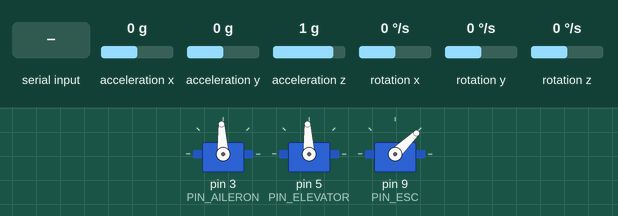
The sketch below on a simulated Arduino Nano, built with avr-gcc and run on an emulated ATmega328P. Parts: 3 × servo. The inputs (shaded band) are chosen by the test bench; at power-on: acceleration x 0 g, acceleration y 0 g, acceleration z 1 g, rotation x 0 °/s, rotation y 0 °/s, rotation z 0 °/s. What the sketch prints to the serial monitor is not drawn.

Above: at 4.7 s.
4.8 s: acceleration x set to -1.4 g
At 6.7 s:
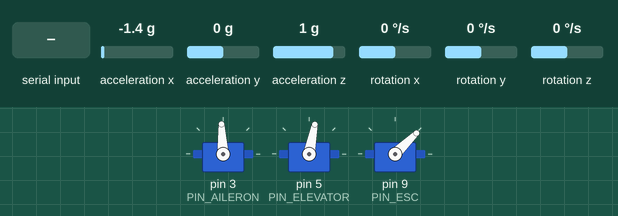
7.0 s: byte 65 (CMD_ROLL_LEFT) received over Serial
At 7.6 s:
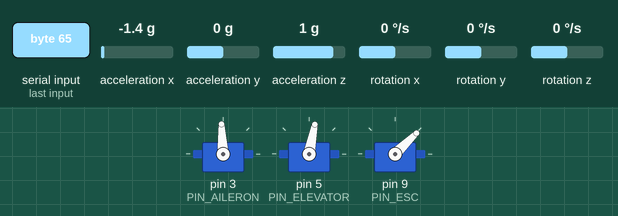
8.5 s: byte 68 (CMD_ROLL_RIGHT) received over Serial
At 9.7 s:
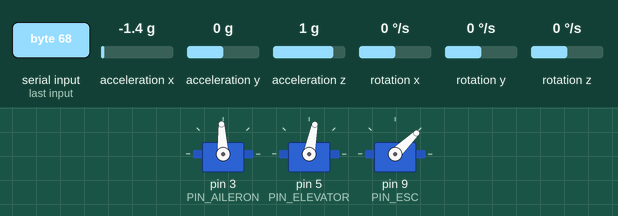
10.0 s: byte 85 (CMD_PITCH_UP) received over Serial
At 11.2 s:
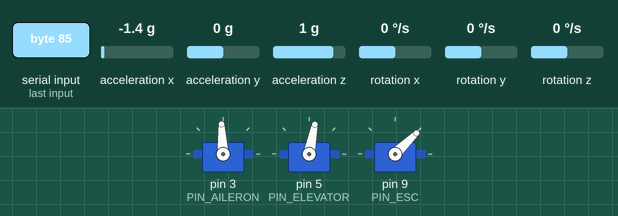
11.5 s: acceleration y set to -1.4 g
At 12.3 s:
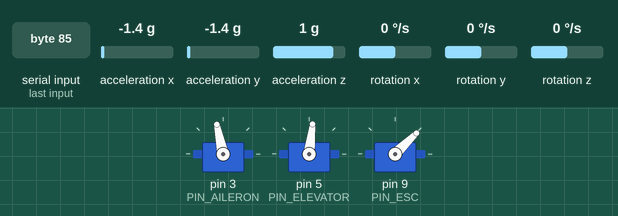
14.1 s: byte 74 (CMD_PITCH_DOWN) received over Serial
Timing chart, 0 to 56.6 s (numbered marks = the images above; inputs shaded):
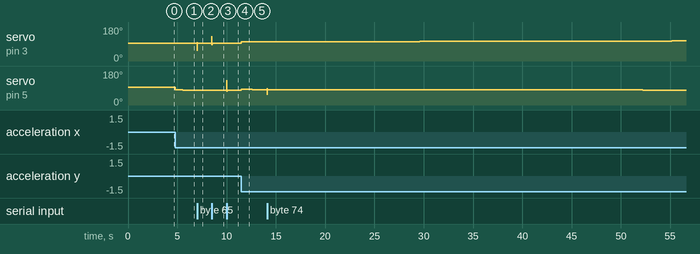

The sketch:

rc_plane_controller.ino
```cpp
// ============================================================
//  RC PLANE FLIGHT CONTROLLER
//  Hardware : Arduino Nano v3 (CH340)
//  IMU      : MPU6050 (I2C – SDA=A4, SCL=A5)
//  Motor    : Brushless A2212 + ESC 30A  (PWM – D9)
//  Servo    : Aileron SG90 (PWM – D3) | Elevator SG90 (PWM – D5)
//  Radio    : Bluetooth HC-05/HC-06 (Serial RX/TX)
//  Library  : MPU6050_tockn  (install via Library Manager)
//             Wire (built-in)
//             Servo (built-in)
// ============================================================

#include <Wire.h>
#include <MPU6050_tockn.h>
#include <Servo.h>

// ------------------------------------------------------------
// PIN CONFIGURATION
// ------------------------------------------------------------
#define PIN_ESC      9   // ESC / Motor Brushless  (PWM)
#define PIN_AILERON  3   // Servo Aileron          (PWM)
#define PIN_ELEVATOR 5   // Servo Elevator         (PWM)

// ------------------------------------------------------------
// BLUETOOTH COMMAND MAPPING
// Ganti karakter di sini untuk menyesuaikan aplikasi BT kamu
// ------------------------------------------------------------
#define CMD_THROTTLE_UP    'W'
#define CMD_THROTTLE_DOWN  'S'
#define CMD_ROLL_LEFT      'A'
#define CMD_ROLL_RIGHT     'D'
#define CMD_PITCH_UP       'U'
#define CMD_PITCH_DOWN     'J'
#define CMD_ARM            'X'   // Arm / disarm motor
#define CMD_PID_RESET      'R'   // Reset integral PID (berguna saat tuning)

// ------------------------------------------------------------
// SERVO & THROTTLE LIMITS
// Nilai dalam mikro-detik (us) untuk servo / ESC
// ------------------------------------------------------------
#define SERVO_CENTER   1500   // Posisi netral servo (us)
#define SERVO_MIN      1000   // Defleksi maksimum ke satu arah
#define SERVO_MAX      2000   // Defleksi maksimum ke arah lain
#define SERVO_RANGE     400   // ±400 us dari center → sudut penuh

#define THROTTLE_MIN   1000   // ESC: sinyal minimum (motor mati)
#define THROTTLE_MAX   1900   // ESC: sinyal maksimum (full power)
#define THROTTLE_ARM   1050   // Sinyal arming ESC
#define THROTTLE_STEP    20   // Kenaikan throttle per tombol

// ------------------------------------------------------------
// PID PARAMETERS  – TUNING UTAMA ADA DI SINI
//
//  Kp : Proportional – respons langsung terhadap error sudut.
//       Terlalu besar → servo jitter/osilasi.
//       Terlalu kecil → pesawat lambat koreksi.
//
//  Ki : Integral – koreksi bias/drift jangka panjang.
//       Terlalu besar → overshot & osilasi lambat.
//       Mulai dari 0, naikkan perlahan setelah Kp oke.
//
//  Kd : Derivative – redaman, mencegah overshoot.
//       Terlalu besar → servo bereaksi terhadap noise sensor.
//       Set sekitar 1/10 dari Kp sebagai titik awal.
// ------------------------------------------------------------
struct PIDGains {
  float kp, ki, kd;
};

PIDGains gainRoll     = { 2.5f, 0.02f, 0.8f };
PIDGains gainPitch    = { 2.5f, 0.02f, 0.8f };

// Target stabilisasi (setpoint) – 0 = level flight
float setpointRoll  = 0.0f;
float setpointPitch = 0.0f;

// ------------------------------------------------------------
// OBJEK GLOBAL
// ------------------------------------------------------------
MPU6050 mpu(Wire);
Servo escMotor;
Servo servoAileron;
Servo servoElevator;

// ------------------------------------------------------------
// STATE VARIABLES
// ------------------------------------------------------------
struct PIDState {
  float prevError;
  float integral;
  unsigned long lastTime;
};

PIDState statRoll  = { 0, 0, 0 };
PIDState statPitch = { 0, 0, 0 };

// Input manual dari Bluetooth (dalam us, relatif terhadap center)
int manualRoll     = 0;   // range: -SERVO_RANGE .. +SERVO_RANGE
int manualPitch    = 0;
int throttle       = THROTTLE_MIN;
bool isArmed       = false;

// Pembacaan sensor terkini
float currentRoll  = 0.0f;
float currentPitch = 0.0f;

// ============================================================
//  SETUP
// ============================================================
void setup() {
  Serial.begin(9600);   // HC-05 default baud rate

  // --- Inisialisasi I2C & MPU6050 ---
  Wire.begin();
  mpu.begin();
  Serial.println(F("Kalibrasi MPU6050... jaga pesawat tetap datar!"));
  delay(500);
  mpu.calcGyroOffsets(true);   // Auto-kalibrasi gyro (±2 detik)
  Serial.println(F("Kalibrasi selesai."));

  // --- Inisialisasi Servo & ESC ---
  servoAileron.attach(PIN_AILERON);
  servoElevator.attach(PIN_ELEVATOR);
  escMotor.attach(PIN_ESC);

  // Kirim sinyal minimum ke ESC saat boot (prosedur arming standar)
  escMotor.writeMicroseconds(THROTTLE_MIN);
  servoAileron.writeMicroseconds(SERVO_CENTER);
  servoElevator.writeMicroseconds(SERVO_CENTER);

  // Inisialisasi timestamp PID
  unsigned long now = millis();
  statRoll.lastTime  = now;
  statPitch.lastTime = now;

  Serial.println(F("=== RC PLANE CONTROLLER READY ==="));
  Serial.println(F("Kirim 'X' untuk ARM motor."));
}

// ============================================================
//  MAIN LOOP
// ============================================================
void loop() {
  readBluetooth();    // 1. Baca & proses perintah Bluetooth
  readSensor();       // 2. Baca sudut dari MPU6050
  computeAndWrite();  // 3. Hitung PID + mixing + output servo/ESC
}

// ============================================================
//  MODUL 1: readBluetooth()
//  Membaca karakter dari HC-05 dan memperbarui variabel kontrol.
// ============================================================
void readBluetooth() {
  while (Serial.available() > 0) {
    char cmd = (char)Serial.read();

    switch (cmd) {

      // -- Throttle --
      case CMD_THROTTLE_UP:
        if (isArmed) {
          throttle = constrain(throttle + THROTTLE_STEP, THROTTLE_ARM, THROTTLE_MAX);
        }
        break;

      case CMD_THROTTLE_DOWN:
        throttle = constrain(throttle - THROTTLE_STEP, THROTTLE_MIN, THROTTLE_MAX);
        break;

      // -- Roll (Aileron) --
      case CMD_ROLL_LEFT:
        manualRoll = constrain(manualRoll - 50, -SERVO_RANGE, SERVO_RANGE);
        break;

      case CMD_ROLL_RIGHT:
        manualRoll = constrain(manualRoll + 50, -SERVO_RANGE, SERVO_RANGE);
        break;

      // -- Pitch (Elevator) --
      case CMD_PITCH_UP:
        manualPitch = constrain(manualPitch + 50, -SERVO_RANGE, SERVO_RANGE);
        break;

      case CMD_PITCH_DOWN:
        manualPitch = constrain(manualPitch - 50, -SERVO_RANGE, SERVO_RANGE);
        break;

      // -- Arm / Disarm --
      case CMD_ARM:
        isArmed = !isArmed;
        if (!isArmed) {
          throttle = THROTTLE_MIN;
          escMotor.writeMicroseconds(THROTTLE_MIN);
        } else {
          escMotor.writeMicroseconds(THROTTLE_ARM);
          delay(200);
        }
        Serial.print(F("Motor: "));
        Serial.println(isArmed ? F("ARMED") : F("DISARMED"));
        break;

      // -- Reset integral PID (pakai saat tuning) --
      case CMD_PID_RESET:
        statRoll.integral  = 0;
        statPitch.integral = 0;
        Serial.println(F("PID integral reset."));
        break;

      // Karakter tidak dikenal: abaikan
      default:
        break;
    }
  }

  // Auto-return ke netral saat tidak ada input roll/pitch
  // (simulasi spring-back joystick – hapus blok ini jika tidak diperlukan)
  manualRoll  = (int)(manualRoll  * 0.90f);
  manualPitch = (int)(manualPitch * 0.90f);
}

// ============================================================
//  MODUL 2: readSensor()
//  Membaca sudut Roll dan Pitch dari MPU6050.
// ============================================================
void readSensor() {
  mpu.update();
  currentRoll  = mpu.getAngleX();   // sudut roll  (derajat)
  currentPitch = mpu.getAngleY();   // sudut pitch (derajat)
}

// ============================================================
//  HELPER: pidCompute()
//  Menghitung output PID untuk satu sumbu.
//
//  Parameter:
//    gains    – struct {kp, ki, kd}
//    state    – struct {prevError, integral, lastTime}
//    setpoint – target sudut (derajat)
//    measured – sudut terukur saat ini (derajat)
//
//  Return:
//    Koreksi dalam unit us servo (sudah di-scale & di-clamp)
// ============================================================
float pidCompute(const PIDGains& gains, PIDState& state,
                 float setpoint, float measured) {

  unsigned long now = millis();
  float dt = (now - state.lastTime) / 1000.0f;   // konversi ke detik

  // Hindari dt = 0 atau terlalu besar (misal setelah resume dari sleep)
  if (dt <= 0.0f || dt > 0.5f) {
    state.lastTime = now;
    return 0.0f;
  }

  float error = setpoint - measured;

  // Proportional
  float pTerm = gains.kp * error;

  // Integral (dengan anti-windup ±150 us)
  state.integral += error * dt;
  state.integral  = constrain(state.integral, -150.0f / gains.ki,
                                               150.0f / gains.ki);
  float iTerm = gains.ki * state.integral;

  // Derivative (berdasarkan perubahan error, bukan setpoint)
  float dTerm = gains.kd * (error - state.prevError) / dt;

  state.prevError = error;
  state.lastTime  = now;

  // Total output, clamp ke ±SERVO_RANGE
  float output = pTerm + iTerm + dTerm;
  return constrain(output, -(float)SERVO_RANGE, (float)SERVO_RANGE);
}

// ============================================================
//  MODUL 3: computeAndWrite()
//  Mixing PID + input manual, lalu kirim ke servo & ESC.
//
//  --- PENJELASAN MIXING LOGIC ---
//
//  Output akhir servo = Input Manual (pilot) + Koreksi PID (autopilot)
//
//  Analogi: Setpoint PID bergeser sesuai input pilot.
//  Ketika pilot menekan "roll kanan" (manualRoll > 0),
//  setpointRoll digeser ke +X derajat. PID kemudian bekerja
//  untuk membawa pesawat ke sudut itu. Ini berarti:
//
//   • Saat stick netral (manual=0) → setpoint=0 → PID menjaga
//     pesawat tetap level secara otomatis.
//   • Saat pilot memberi input → setpoint bergeser → pesawat
//     berbelok, tapi PID tetap mencegah overshoot/osilasi.
//
//  Keuntungan pendekatan ini vs additive mixing biasa:
//   - PID selalu aktif, tidak ada "gap" antara mode manual & auto.
//   - Pesawat terasa "dibantu" bukan "dilawan" oleh autopilot.
// ============================================================
void computeAndWrite() {

  // --- Hitung setpoint dinamis dari input manual ---
  // Manual input (±SERVO_RANGE) dikonversi ke derajat target
  // Skala: SERVO_RANGE us → MAX_ANGLE derajat
  const float MAX_ANGLE = 30.0f;   // batas bank angle (derajat)
  float dynamicSetpointRoll  = setpointRoll  + (manualRoll  / (float)SERVO_RANGE) * MAX_ANGLE;
  float dynamicSetpointPitch = setpointPitch + (manualPitch / (float)SERVO_RANGE) * MAX_ANGLE;

  // --- Hitung koreksi PID ---
  float pidRoll  = pidCompute(gainRoll,  statRoll,  dynamicSetpointRoll,  currentRoll);
  float pidPitch = pidCompute(gainPitch, statPitch, dynamicSetpointPitch, currentPitch);

  // --- Konversi output PID ke posisi servo (us) ---
  int aileronUs  = SERVO_CENTER + (int)pidRoll;
  int elevatorUs = SERVO_CENTER + (int)pidPitch;

  // Clamp ke batas servo yang aman
  aileronUs  = constrain(aileronUs,  SERVO_MIN, SERVO_MAX);
  elevatorUs = constrain(elevatorUs, SERVO_MIN, SERVO_MAX);

  // --- Tulis ke hardware ---
  servoAileron.writeMicroseconds(aileronUs);
  servoElevator.writeMicroseconds(elevatorUs);

  if (isArmed) {
    escMotor.writeMicroseconds(throttle);
  } else {
    escMotor.writeMicroseconds(THROTTLE_MIN);
  }

  // --- Debug output (hapus / comment untuk produksi) ---
  // Uncomment baris di bawah untuk memonitor via Serial Monitor
  /*
  static unsigned long lastPrint = 0;
  if (millis() - lastPrint > 200) {
    Serial.print(F("R:")); Serial.print(currentRoll, 1);
    Serial.print(F(" P:")); Serial.print(currentPitch, 1);
    Serial.print(F(" pidR:")); Serial.print(pidRoll, 1);
    Serial.print(F(" pidP:")); Serial.print(pidPitch, 1);
    Serial.print(F(" Ail:")); Serial.print(aileronUs);
    Serial.print(F(" Ele:")); Serial.print(elevatorUs);
    Serial.print(F(" Thr:")); Serial.println(throttle);
    lastPrint = millis();
  }
  */
}
```

Measured:
- after the input at 4.8 s, servo on pin 5 (PIN_ELEVATOR): 93° → 80° at once, → 79° 0.77 s later
- after the input at 7.0 s, servo on pin 3 (PIN_AILERON): 93° → 54° at once, → 98° 0.01 s later, → 94° 0.02 s later, → 93° 0.03 s later
- after the input at 8.5 s, servo on pin 3 (PIN_AILERON): 93° → 132° at once, → 87° 0.01 s later, → 91° 0.02 s later, → 93° 0.03 s later
- after the input at 10.0 s, servo on pin 5 (PIN_ELEVATOR): 79° → 132° at once, → 74° 0.01 s later, → 77° 0.03 s later, → 79° 0.02 s later
- after the input at 11.5 s, servo on pin 3 (PIN_AILERON): 93° → 102° at once; servo on pin 5 (PIN_ELEVATOR): 79° → 83° at once, → 82° 1.1 s later
